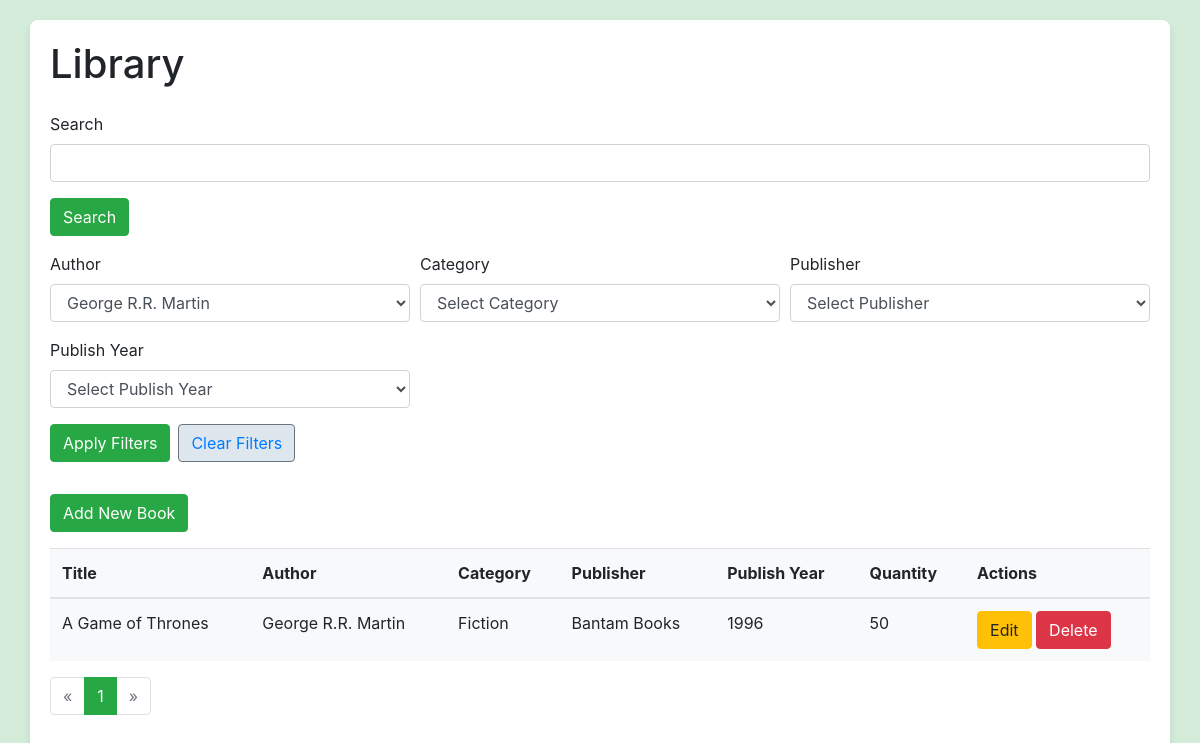
/index.php?author_filter=George R.R. Martin, run on the app's committed database.
### tables this page shows
CREATE TABLE books (
    id INT AUTO_INCREMENT PRIMARY KEY,
    title NVARCHAR(255) NOT NULL,
    author_id INT NOT NULL,
    category_id INT NOT NULL,
    publisher NVARCHAR(255),
    publish_year YEAR,
    quantity INT,
    FOREIGN KEY (author_id) REFERENCES authors(id),
    FOREIGN KEY (category_id) REFERENCES categories(id)
);

CREATE TABLE authors (
    id INT AUTO_INCREMENT PRIMARY KEY,
    author_name NVARCHAR(255) NOT NULL,
    book_numbers INT
);

CREATE TABLE categories (
    id INT AUTO_INCREMENT PRIMARY KEY,
    category_name NVARCHAR(255) NOT NULL
);

### index.php (the view, shortened to what this page needs)
<?php
include 'db.php';
$items_per_page = 10;
$page = isset($_GET['page']) ? intval($_GET['page']) : 1;
$offset = ($page - 1) * $items_per_page;
$search_query = isset($_GET['search_query']) ? mysqli_real_escape_string($conn, $_GET['search_query']) : '';
$author_filter = isset($_GET['author_filter']) ? mysqli_real_escape_string($conn, $_GET['author_filter']) : '';
$category_filter = isset($_GET['category_filter']) ? mysqli_real_escape_string($conn, $_GET['category_filter']) : '';
$publisher_filter = isset($_GET['publisher_filter']) ? mysqli_real_escape_string($conn, $_GET['publisher_filter']) : '';
$publish_year_filter = isset($_GET['publish_year_filter']) ? mysqli_real_escape_string($conn, $_GET['publish_year_filter']) : '';
$count_query = "SELECT COUNT(*) as total FROM books
                JOIN authors ON books.author_id = authors.id
                JOIN categories ON books.category_id = categories.id
                WHERE books.is_deleted = 0
                AND (books.title LIKE '%$search_query%'
                OR authors.author_name LIKE '%$search_query%'
                OR categories.category_name LIKE '%$search_query%'
                OR books.publisher LIKE '%$search_query%'
                OR books.publish_year LIKE '%$search_query%')";
if (!empty($author_filter)) {
    $count_query .= " AND authors.author_name LIKE '%$author_filter%'";
}
$count_result = mysqli_query($conn, $count_query);
$total_items = mysqli_fetch_assoc($count_result)['total'];
$total_pages = ceil($total_items / $items_per_page);
$query = "SELECT books.id, books.title, authors.author_name, categories.category_name, books.publisher, books.publish_year, books.quantity
          FROM books
          JOIN authors ON books.author_id = authors.id
          JOIN categories ON books.category_id = categories.id
          WHERE books.is_deleted = 0
          AND (books.title LIKE '%$search_query%'
          OR authors.author_name LIKE '%$search_query%'
          OR categories.category_name LIKE '%$search_query%'
          OR books.publisher LIKE '%$search_query%'
          OR books.publish_year LIKE '%$search_query%')";
if (!empty($author_filter)) {
    $query .= " AND authors.author_name LIKE '%$author_filter%'";
}
$query .= " LIMIT $offset, $items_per_page";
$result = mysqli_query($conn, $query);
$authors_query = "SELECT DISTINCT author_name FROM authors";
$authors_result = mysqli_query($conn, $authors_query);
?>
<!DOCTYPE html>
<html lang="en">
<head>
    <link rel="stylesheet" href="https://maxcdn.bootstrapcdn.com/bootstrap/4.0.0/css/bootstrap.min.css">
</head>
<body>
    <div class="container">
        <h1 class="mb-4">Library</h1>
        <form class="mb-3" method="GET" action="index.php">
            <div class="form-group">
                <label for="search_query">Search</label>
                <input type="text" class="form-control" id="search_query" name="search_query" value="<?php echo htmlspecialchars($search_query); ?>">
            </div>
            <button type="submit" class="btn btn-primary">Search</button>
        </form>
        <form class="mb-3" method="GET" action="index.php">
            <div class="form-row">
                <div class="form-group col-md-4">
                    <label for="author_filter">Author</label>
                    <select class="form-control" id="author_filter" name="author_filter">
                        <?php while ($author = mysqli_fetch_assoc($authors_result)): ?>
                        <option value="<?php echo htmlspecialchars($author['author_name']); ?>" <?php echo ($author_filter == $author['author_name']) ? 'selected' : ''; ?>>
                            <?php echo htmlspecialchars($author['author_name']); ?>
                        </option>
                        <?php endwhile; ?>
                    </select>
                </div>
                <div class="form-group col-md-4">
                    <label for="category_filter">Category</label>
                    <select class="form-control" id="category_filter" name="category_filter">
                        <option value="">Select Category</option>
                    </select>
                </div>
                <div class="form-group col-md-4">
                    <label for="publisher_filter">Publisher</label>
                    <select class="form-control" id="publisher_filter" name="publisher_filter">
                        <option value="">Select Publisher</option>
                    </select>
                </div>
                <div class="form-group col-md-4">
                    <label for="publish_year_filter">Publish Year</label>
                    <select class="form-control" id="publish_year_filter" name="publish_year_filter">
                        <option value="">Select Publish Year</option>
                    </select>
                </div>
                <div class="form-group col-md-12 d-flex align-items-end">
                    <button type="submit" class="btn btn-primary mr-2">Apply Filters</button>
                    <a href="index.php" class="btn btn-clear">Clear Filters</a>
                </div>
            </div>
        </form>
        <a href="add_book.php" class="btn btn-primary mb-3">Add New Book</a>
        <table class="table">
            <thead>
                <tr>
                    <th>Title</th>
                    <th>Author</th>
                    <th>Category</th>
                    <th>Publisher</th>
                    <th>Publish Year</th>
                    <th>Quantity</th>
                    <th>Actions</th>
                </tr>
            </thead>
            <tbody>
                <?php while ($row = mysqli_fetch_assoc($result)): ?>
                <tr>
                    <td><?php echo htmlspecialchars($row['title']); ?></td>
                    <td><?php echo htmlspecialchars($row['author_name']); ?></td>
                    <td><?php echo htmlspecialchars($row['category_name']); ?></td>
                    <td><?php echo htmlspecialchars($row['publisher']); ?></td>
                    <td><?php echo htmlspecialchars($row['publish_year']); ?></td>
                    <td><?php echo htmlspecialchars($row['quantity']); ?></td>
                    <td>
                        <a href="edit_book.php?id=<?php echo $row['id']; ?>" class="btn btn-warning">Edit</a>
                        <button type="button" class="btn btn-danger" data-toggle="modal" data-target="#confirmDeleteModal" data-id="<?php echo $row['id']; ?>">Delete</button>
                    </td>
                </tr>
                <?php endwhile; ?>
            </tbody>
        </table>
        <nav aria-label="Page navigation">
            <ul class="pagination">
                <li class="page-item <?php echo ($page <= 1) ? 'disabled' : ''; ?>">
                    <a class="page-link" href="index.php?page=<?php echo $page - 1; ?>&search_query=<?php echo urlencode($search_query); ?>&author_filter=<?php echo urlencode($author_filter); ?>&category_filter=<?php echo urlencode($category_filter); ?>&publisher_filter=<?php echo urlencode($publisher_filter); ?>&publish_year_filter=<?php echo urlencode($publish_year_filter); ?>" aria-label="Previous">
                        <span aria-hidden="true">&laquo;</span>
                    </a>
                </li>
                <?php for ($i = 1; $i <= $total_pages; $i++): ?>
                <li class="page-item <?php echo ($i == $page) ? 'active' : ''; ?>">
                    <a class="page-link" href="index.php?page=<?php echo $i; ?>&search_query=<?php echo urlencode($search_query); ?>&author_filter=<?php echo urlencode($author_filter); ?>&category_filter=<?php echo urlencode($category_filter); ?>&publisher_filter=<?php echo urlencode($publisher_filter); ?>&publish_year_filter=<?php echo urlencode($publish_year_filter); ?>"><?php echo $i; ?></a>
                </li>
                <?php endfor; ?>
                <li class="page-item <?php echo ($page >= $total_pages) ? 'disabled' : ''; ?>">
                    <a class="page-link" href="index.php?page=<?php echo $page + 1; ?>&search_query=<?php echo urlencode($search_query); ?>&author_filter=<?php echo urlencode($author_filter); ?>&category_filter=<?php echo urlencode($category_filter); ?>&publisher_filter=<?php echo urlencode($publisher_filter); ?>&publish_year_filter=<?php echo urlencode($publish_year_filter); ?>" aria-label="Next">
                        <span aria-hidden="true">&raquo;</span>
                    </a>
                </li>
            </ul>
        </nav>
    </div>
</body>
</html>

### index.php (style rules this page uses)
body { background-color: #d4edda; }
.container { margin-top: 20px; background-color: #ffffff; padding: 20px; border-radius: 8px; box-shadow: 0 4px 8px rgba(0, 0, 0, 0.1); }
.table { background-color: #f8f9fa; }
.pagination .page-item.active .page-link { background-color: #28a745; border-color: #28a745; }
.pagination .page-link { color: #28a745; }
.btn-primary { background-color: #28a745; border-color: #28a745; }
.btn-warning { background-color: #ffc107; border-color: #ffc107; }
.btn-danger { background-color: #dc3545; border-color: #dc3545; }
.btn-clear { background-color: #dfe7ee; border-color: #6c757d; }

### data on the page
books: title "A Game of Thrones", author.author_name "George R.R. Martin", category.category_name "Fiction", publisher "Bantam Books", publish_year "1996", quantity "50"

### other printed values
form field author_filter "George R.R. Martin"
